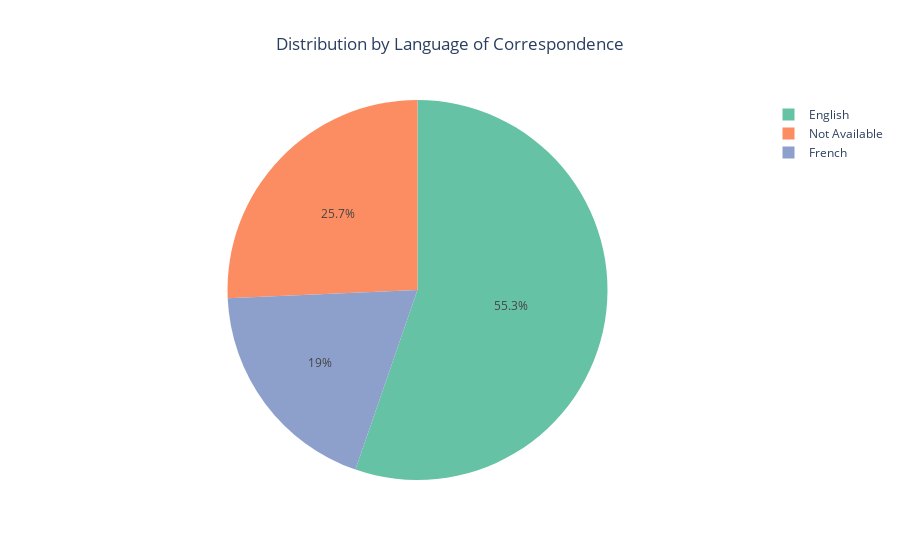

The cell this chart's notebook holds for it:
### Code cell
# 4. Language Distribution (Pie Chart)
lang_counts = df.groupby('Language of Correspondence').size().reset_index(name='Count')

fig4 = px.pie(lang_counts,
             values='Count',
             names='Language of Correspondence',
             title='Distribution by Language of Correspondence',
             color_discrete_sequence=px.colors.qualitative.Set2)

fig4.update_layout(
    title_x=0.5,
    showlegend=True
)

fig4.show()

### Figure 1 — Plotly figure (JSON) as saved in the notebook; plotly's stock layout.template omitted (floating-point values rounded to 4 significant figures)
{"data": [{"domain": {"x": [0, 1], "y": [0, 1]}, "hovertemplate": "Language of Correspondence=%{label}<br>Count=%{value}<extra></extra>", "labels": ["English", "French", "Not Available"], "legendgroup": "", "name": "", "showlegend": true, "type": "pie", "values": [173612, 59672, 80692]}], "layout": {"legend": {"tracegroupgap": 0}, "piecolorway": ["rgb(102,194,165)", "rgb(252,141,98)", "rgb(141,160,203)", "rgb(231,138,195)", "rgb(166,216,84)", "rgb(255,217,47)", "rgb(229,196,148)", "rgb(179,179,179)"], "showlegend": true, "title": {"text": "Distribution by Language of Correspondence", "x": 0.5}}}
